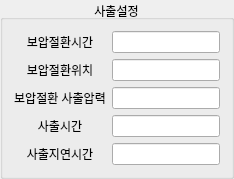
           <widget class="QGroupBox" name="groupBox_7">
            <property name="title">
             <string>사출설정</string>
            </property>
            <property name="alignment">
             <set>Qt::AlignCenter</set>
            </property>
            <property name="flat">
             <bool>true</bool>
            </property>
            <layout class="QGridLayout" name="gridLayout_10">
             <item row="0" column="0">
              <layout class="QGridLayout" name="gridLayout_9">
               <item row="0" column="1">
                <widget class="QLineEdit" name="Li_Sovtime">
                 <property name="alignment">
                  <set>Qt::AlignCenter</set>
                 </property>
                </widget>
               </item>
               <item row="0" column="0">
                <widget class="QLabel" name="label">
                 <property name="text">
                  <string>보압절환시간</string>
                 </property>
                 <property name="alignment">
                  <set>Qt::AlignCenter</set>
                 </property>
                </widget>
               </item>
               <item row="1" column="0">
                <widget class="QLabel" name="label_23">
                 <property name="text">
                  <string>보압절환위치</string>
                 </property>
                 <property name="alignment">
                  <set>Qt::AlignCenter</set>
                 </property>
                </widget>
               </item>
               <item row="2" column="0">
                <widget class="QLabel" name="label_24">
                 <property name="text">
                  <string>보압절환 사출압력</string>
                 </property>
                 <property name="alignment">
                  <set>Qt::AlignCenter</set>
                 </property>
                </widget>
               </item>
               <item row="3" column="0">
                <widget class="QLabel" name="label_25">
                 <property name="text">
                  <string>사출시간</string>
                 </property>
                 <property name="alignment">
                  <set>Qt::AlignCenter</set>
                 </property>
                </widget>
               </item>
               <item row="4" column="0">
                <widget class="QLabel" name="label_26">
                 <property name="text">
                  <string>사출지연시간</string>
                 </property>
                 <property name="alignment">
                  <set>Qt::AlignCenter</set>
                 </property>
                </widget>
               </item>
               <item row="1" column="1">
                <widget class="QLineEdit" name="Li_Sovpos">
                 <property name="alignment">
                  <set>Qt::AlignCenter</set>
                 </property>
                </widget>
               </item>
               <item row="2" column="1">
                <widget class="QLineEdit" name="Li_Sovprs">
                 <property name="alignment">
                  <set>Qt::AlignCenter</set>
                 </property>
                </widget>
               </item>
               <item row="3" column="1">
                <widget class="QLineEdit" name="Li_Injtime">
                 <property name="alignment">
                  <set>Qt::AlignCenter</set>
                 </property>
                </widget>
               </item>
               <item row="4" column="1">
                <widget class="QLineEdit" name="Li_Injdeltime">
                 <property name="alignment">
                  <set>Qt::AlignCenter</set>
                 </property>
                </widget>
               </item>
              </layout>
             </item>
            </layout>
           </widget>
